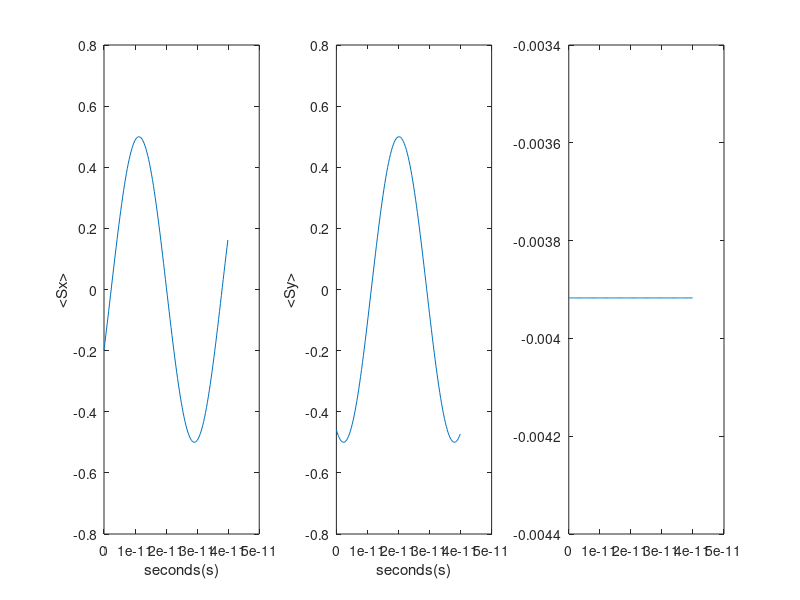

Source code (MATLAB):
clear all
clc
close all

%% Definitions and parameters
hbar = 6.62606876e-34 / (2*pi); %Planck constant
S_x = (1/2) * [0 1; 1 0];
S_y = (1/2) * [0 -1i; 1i 0];  % 1i is the imaginary unit
S_z = (1/2) * [1 0; 0 -1];      
plus = [1; 0];
minus = [0; 1];
B_0 = 1;     % Static magnetic field = 1T
B_1 = 2e-4;  % Oscillating magnetic field, at frequency omega_0
gamma = 2*pi*28e9;  % electron gyromagnetic ratio = 28 GHz/T
omega_0 = gamma * (B_0);   % Larmor frequency of a spin in the field B_0
omega_1 = gamma * B_1;   % Rabi frequency. This is the frequency at which a 
                         % spin would precess if placed in a static field B_1
%% Time evolution
dt = 2e-12;  % time sampling interval. How do you choose this value properly?


H0 = (omega_0) * S_z;

half_period = 8.93e-8;
psi0 = minus;   %initial state.
time = 0:dt:half_period;


noisePwr = 100e-6;

avgSz=zeros(length(time),1);
avgSx=zeros(length(time),1);
avgSy=zeros(length(time),1);
B_n = noisePwr*wgn(1,length(time),0);
for t = 1:length(time)
   % Hamiltonian describing the rotating magnetic field
   %H1 = omega_1 * (S_x * cos(omega_0 * time(t)) + S_y * sin(omega_0 * time(t))); 
   H1 = omega_1 * (S_x * cos(omega_0 * time(t))); 
   U = expm(-1i * (H0 + H1 + B_n(t)*gamma*S_z) * dt); 
   psi0 = U * psi0; % time-evolved state
end


tau = 4e-11;
dt2 = 3e-13;
rotateTime = 0:dt2:tau;
%Free Evolution
B_n = noisePwr*wgn(1,length(rotateTime),0);
avgSz = zeros(length(rotateTime),1);
avgSx=zeros(length(rotateTime),1);
avgSy=zeros(length(rotateTime),1);




for t = 1:length(rotateTime)
   % Hamiltonian describing the rotating magnetic field
   %H1 = omega_1 * (S_x * cos(omega_0 * time(t)) + S_y * sin(omega_0 * time(t))); 
   U = expm(-1i * (H0 + B_n(t)*gamma*S_z) * dt2); 
   psi0 = U * psi0; % time-evolved state
   avgSx(t) = psi0' * S_x * psi0;
   avgSy(t) = psi0' * S_y * psi0;
   avgSz(t) = psi0' * S_z * psi0;
end

figure(1)
subplot(1,3,1)
plot(rotateTime,avgSx)
xlabel('seconds(s)')
ylabel('<Sx>')
subplot(1,3,2)
plot(rotateTime,avgSy)
xlabel('seconds(s)')
ylabel('<Sy>')
subplot(1,3,3)
xlabel('seconds(s)')
ylabel('<Sz>')
plot(rotateTime,avgSz)
